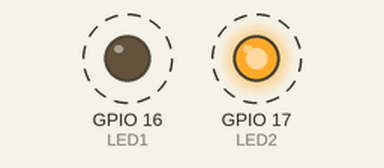
A program run on a simulated ESP32 board running MicroPython. On the bench: output pins drawn as LEDs (lit = HIGH). Dashed ring = blinking. What the program prints to the serial console is not drawn.

Above: at 1.5 s.
Timing chart, 0 to 5.6 s (numbered marks = the images above):
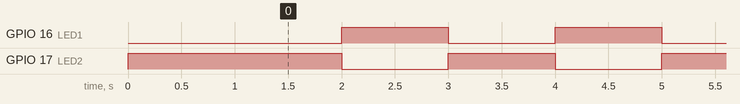

Measured:
- by itself, GPIO 16 (LED1): alternates HIGH for 1.0 s and LOW for 1.0 s, 11 changes in all, then stays HIGH
- by itself, GPIO 17 (LED2): alternates HIGH for 1.0 s and LOW for 1.0 s, 11 changes in all, then stays LOW

The program:

8.py
```python
import machine
import time, sys
LED1 = machine.Pin(16, machine.Pin.OUT, value=0)
LED2 = machine.Pin(17, machine.Pin.OUT, value=1)
Tlac = machine.Pin(7, machine.Pin.IN, machine.Pin.PULL_UP)
poc_prer = 0
celkovy_pocet = 0

casovac = machine.Timer(3)


start = time.ticks_ms() # get millisecond counter

time.sleep(1)

delta = time.ticks_diff(time.ticks_ms(), start) # compute time difference

print("Cas: " + str(delta))


def obsluha(timer):
  global poc_prer
  poc_prer = poc_prer+1

casovac.init(period=1000, mode=machine.Timer.PERIODIC, callback=obsluha)

while True:
  if poc_prer>0:
    state = machine.disable_irq()
    poc_prer = poc_prer-1
    machine.enable_irq(state)
    LED1.value(not LED1.value())
    LED2.value(not LED2.value())
    if celkovy_pocet == 10: casovac.deinit()
    celkovy_pocet = celkovy_pocet+1
    print("Pocet preruseni: " + str(celkovy_pocet))
   
```
